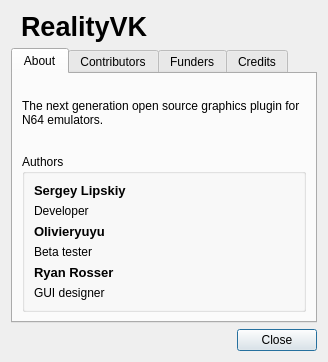
<?xml version="1.0" encoding="UTF-8"?>
<ui version="4.0">
 <class>AboutDialog</class>
 <widget class="QDialog" name="AboutDialog">
  <property name="windowModality">
   <enum>Qt::WindowModal</enum>
  </property>
  <property name="geometry">
   <rect>
    <x>0</x>
    <y>0</y>
    <width>339</width>
    <height>378</height>
   </rect>
  </property>
  <property name="windowTitle">
   <string>About RealityVK</string>
  </property>
  <property name="windowIcon">
   <iconset resource="icon.qrc">
    <normaloff>:/Icon.ico</normaloff>:/Icon.ico</iconset>
  </property>
  <property name="modal">
   <bool>true</bool>
  </property>
  <layout class="QVBoxLayout" name="verticalLayout_3">
   <property name="sizeConstraint">
    <enum>QLayout::SetFixedSize</enum>
   </property>
   <item>
    <layout class="QHBoxLayout" name="horizontalLayout_3">
     <property name="spacing">
      <number>10</number>
     </property>
     <item>
      <widget class="QLabel" name="label_2">
       <property name="sizePolicy">
        <sizepolicy hsizetype="Fixed" vsizetype="Preferred">
         <horstretch>0</horstretch>
         <verstretch>0</verstretch>
        </sizepolicy>
       </property>
       <property name="text">
        <string notr="true">&lt;html&gt;&lt;head/&gt;&lt;body&gt;&lt;p&gt;&lt;img width=&quot;48&quot; height=&quot;48&quot; src=&quot;:/Icon.ico&quot;/&gt;&lt;/p&gt;&lt;/body&gt;&lt;/html&gt;</string>
       </property>
      </widget>
     </item>
     <item>
      <widget class="QLabel" name="label_4">
       <property name="font">
        <font>
         <pointsize>20</pointsize>
         <weight>75</weight>
         <bold>true</bold>
        </font>
       </property>
       <property name="text">
        <string notr="true">RealityVK</string>
       </property>
      </widget>
     </item>
    </layout>
   </item>
   <item>
    <widget class="QTabWidget" name="tabWidget">
     <property name="minimumSize">
      <size>
       <width>0</width>
       <height>275</height>
      </size>
     </property>
     <property name="maximumSize">
      <size>
       <width>16777215</width>
       <height>275</height>
      </size>
     </property>
     <widget class="QWidget" name="tab">
      <attribute name="title">
       <string>About</string>
      </attribute>
      <layout class="QVBoxLayout" name="verticalLayout_4">
       <property name="spacing">
        <number>12</number>
       </property>
       <item>
        <spacer name="verticalSpacer_4">
         <property name="orientation">
          <enum>Qt::Vertical</enum>
         </property>
         <property name="sizeHint" stdset="0">
          <size>
           <width>0</width>
           <height>0</height>
          </size>
         </property>
        </spacer>
       </item>
       <item>
        <widget class="QLabel" name="label_5">
         <property name="text">
          <string>The next generation open source graphics plugin for N64 emulators.</string>
         </property>
         <property name="wordWrap">
          <bool>true</bool>
         </property>
        </widget>
       </item>
       <item>
        <spacer name="verticalSpacer_3">
         <property name="orientation">
          <enum>Qt::Vertical</enum>
         </property>
         <property name="sizeHint" stdset="0">
          <size>
           <width>0</width>
           <height>0</height>
          </size>
         </property>
        </spacer>
       </item>
       <item>
        <widget class="QGroupBox" name="groupBox">
         <property name="title">
          <string>Authors</string>
         </property>
         <layout class="QVBoxLayout" name="verticalLayout_9">
          <item>
           <widget class="QLabel" name="label_3">
            <property name="font">
             <font>
              <pointsize>10</pointsize>
              <weight>75</weight>
              <bold>true</bold>
             </font>
            </property>
            <property name="text">
             <string notr="true">Sergey Lipskiy</string>
            </property>
           </widget>
          </item>
          <item>
           <widget class="QLabel" name="label_19">
            <property name="text">
             <string>Developer</string>
            </property>
            <property name="wordWrap">
             <bool>true</bool>
            </property>
           </widget>
          </item>
          <item>
           <widget class="QLabel" name="label">
            <property name="font">
             <font>
              <pointsize>10</pointsize>
              <weight>75</weight>
              <bold>true</bold>
             </font>
            </property>
            <property name="text">
             <string notr="true">Olivieryuyu</string>
            </property>
           </widget>
          </item>
          <item>
           <widget class="QLabel" name="label_21">
            <property name="text">
             <string>Beta tester</string>
            </property>
            <property name="wordWrap">
             <bool>true</bool>
            </property>
           </widget>
          </item>
          <item>
           <widget class="QLabel" name="label_13">
            <property name="font">
             <font>
              <pointsize>10</pointsize>
              <weight>75</weight>
              <bold>true</bold>
             </font>
            </property>
            <property name="text">
             <string notr="true">Ryan Rosser</string>
            </property>
           </widget>
          </item>
          <item>
           <widget class="QLabel" name="label_15">
            <property name="text">
             <string>GUI designer</string>
            </property>
            <property name="wordWrap">
             <bool>true</bool>
            </property>
           </widget>
          </item>
         </layout>
        </widget>
       </item>
      </layout>
     </widget>
     <widget class="QWidget" name="tab_3">
      <attribute name="title">
       <string>Contributors</string>
      </attribute>
      <layout class="QVBoxLayout" name="verticalLayout_5">
       <item>
        <widget class="QScrollArea" name="scrollArea_2">
         <property name="widgetResizable">
          <bool>true</bool>
         </property>
         <widget class="QWidget" name="scrollAreaWidgetContents_2">
          <property name="geometry">
           <rect>
            <x>0</x>
            <y>0</y>
            <width>278</width>
            <height>356</height>
           </rect>
          </property>
          <layout class="QVBoxLayout" name="verticalLayout">
           <item>
            <widget class="QLabel" name="label_17">
             <property name="text">
              <string notr="true">&lt;html&gt;&lt;head/&gt;&lt;body&gt;&lt;p&gt;Logan McNaughton&lt;/p&gt;&lt;p&gt;Francisco Zurita&lt;/p&gt;&lt;p&gt;gizmo98&lt;/p&gt;&lt;p&gt;purplemarshmallow&lt;/p&gt;&lt;p&gt;zilmar&lt;/p&gt;&lt;p&gt;matthewharvey&lt;/p&gt;&lt;p&gt;lioncash&lt;/p&gt;&lt;p&gt;Predator82Germany&lt;/p&gt;&lt;p&gt;AmbientMalice&lt;/p&gt;&lt;p&gt;baptiste0602&lt;/p&gt;&lt;p&gt;Gilles Siberlin&lt;/p&gt;&lt;p&gt;Daniel Eck&lt;/p&gt;&lt;p&gt;Víctor &amp;quot;IlDucci&amp;quot;&lt;/p&gt;&lt;p&gt;orbea&lt;/p&gt;&lt;p&gt;BenjaminSiskoo&lt;/p&gt;&lt;p&gt;ptitSeb&lt;/p&gt;&lt;p&gt;Kimberly J. Ortega&lt;/p&gt;&lt;p&gt;Maxime Morel&lt;/p&gt;&lt;p&gt;tony971&lt;/p&gt;&lt;p&gt;SigmaVirus&lt;/p&gt;&lt;p&gt;Jools Wills&lt;/p&gt;&lt;p&gt;Nekokabu&lt;/p&gt;&lt;p&gt;nicklauslittle&lt;/p&gt;&lt;p&gt;Nebuleon&lt;/p&gt;&lt;p&gt;sergiobenrocha2&lt;/p&gt;&lt;p&gt;Michał Durak&lt;/p&gt;&lt;p&gt;Mushman&lt;/p&gt;&lt;/body&gt;&lt;/html&gt;</string>
             </property>
            </widget>
           </item>
          </layout>
         </widget>
        </widget>
       </item>
      </layout>
     </widget>
     <widget class="QWidget" name="tab_2">
      <attribute name="title">
       <string>Funders</string>
      </attribute>
      <layout class="QHBoxLayout" name="horizontalLayout_4">
       <property name="spacing">
        <number>18</number>
       </property>
       <item>
        <layout class="QVBoxLayout" name="verticalLayout_6">
         <item>
          <widget class="QLabel" name="label_9">
           <property name="sizePolicy">
            <sizepolicy hsizetype="Minimum" vsizetype="Preferred">
             <horstretch>0</horstretch>
             <verstretch>0</verstretch>
            </sizepolicy>
           </property>
           <property name="font">
            <font>
             <pointsize>10</pointsize>
             <weight>75</weight>
             <bold>true</bold>
            </font>
           </property>
           <property name="text">
            <string notr="true">zolcos
Mush Man
nesplayer4life
neko9876
AnthonyHeathcoat
daman6009
Paul Lamb
zilmar</string>
           </property>
          </widget>
         </item>
         <item>
          <spacer name="verticalSpacer_2">
           <property name="orientation">
            <enum>Qt::Vertical</enum>
           </property>
           <property name="sizeHint" stdset="0">
            <size>
             <width>0</width>
             <height>0</height>
            </size>
           </property>
          </spacer>
         </item>
        </layout>
       </item>
       <item>
        <widget class="QScrollArea" name="scrollArea">
         <property name="widgetResizable">
          <bool>false</bool>
         </property>
         <widget class="QWidget" name="scrollAreaWidgetContents">
          <property name="geometry">
           <rect>
            <x>0</x>
            <y>0</y>
            <width>147</width>
            <height>1649</height>
           </rect>
          </property>
          <layout class="QVBoxLayout" name="verticalLayout_8">
           <item>
            <widget class="QLabel" name="label_23">
             <property name="text">
              <string notr="true">Ryan Rosser
Amadeus Sterl
Narann
camara_luiz
weinerschnitzel
microdev
Thomas Ginelli
ace977
patryk.szalanski
Detomine
itasovski
keithclark1985
josephrmoore
fckyourlies
dougforr
camdenfurse
grandslam810
rictic
Fred Lambes
David Vercruyssen
danielgormly
lukecool
rhilsky
phillipstuerzl
killjoy1337
ratop46
william.a.moore
RSP16
kzidek127
Dan Holberg
178amm
peterchrjoergensen
hill_jm
petercullenbryan
Christopher M Rock
Kenny.R.Mitchell
Kevin Grasso
mtgyure
Anthony Heathcoat
Liam Burns
Steven Impson
Gwyn.Whieldon
hipnotoad
shmuklidooha
bcanard123
Ben Slater
Mike Nagy
littlegreendude55
Jay Loring
Damion D
heranbago
baptiste.guilbert
shadowpower69
j.mcguirk72
Peter Greenwood
fla56
Sergio
theboy_181
Jindo Fox
s1n.pcc
rafaelvasco
copileo
hugues.fabien
seanmcm157
David Morris
Jason Lightner
olivier_crepin77
Paul Lamb
thegump2.0
Bates
cdoublejj
buddybenj
don.carmical
kyussgreen
info1092
YQ
Allan Nordhøy
christian010
creuseur2patateradio
chrisbevanlee
theschklingen
Thomas Lindstrøm
Djipi
Dartus
Oscar Abraham
nwstrathdee
will7046
Richard42
V1del
AnthonyBentley
buddybenj
nickshooter251
sicurella12
jcspringer
Gru So
Vinícius dos Santos Oliveira
Jimmy Haugh
Malcolm
Alex Strange
Espen Jensen
m.johnsondelta
alexzandar.toxic2
Ben Slater
WC-Predator
Mush Man
Ben Slater
aznlucidx
Nathan Dick
paulanocom
Ryan Rosser
nekow42
mgos1
ian.macdonald996
itasovski
vikingpower1
DukeX007X
palaciosgabriel
Franz-Josef Haider
e-male
aweath
famicom4
Keith_at_UMR
sweatypickle
jeremydmiller</string>
             </property>
            </widget>
           </item>
           <item>
            <widget class="QLabel" name="label_24">
             <property name="text">
              <string extracomment="Refers to more funders">... and more</string>
             </property>
            </widget>
           </item>
          </layout>
         </widget>
        </widget>
       </item>
      </layout>
     </widget>
     <widget class="QWidget" name="tab_4">
      <attribute name="title">
       <string>Credits</string>
      </attribute>
      <layout class="QVBoxLayout" name="verticalLayout_2">
       <item>
        <widget class="QLabel" name="label_14">
         <property name="font">
          <font>
           <pointsize>10</pointsize>
           <weight>75</weight>
           <bold>true</bold>
          </font>
         </property>
         <property name="text">
          <string notr="true">Orkin</string>
         </property>
        </widget>
       </item>
       <item>
        <widget class="QLabel" name="label_27">
         <property name="text">
          <string>Author of the original glN64 graphics plugin</string>
         </property>
         <property name="wordWrap">
          <bool>true</bool>
         </property>
        </widget>
       </item>
       <item>
        <widget class="QLabel" name="label_16">
         <property name="font">
          <font>
           <pointsize>10</pointsize>
           <weight>75</weight>
           <bold>true</bold>
          </font>
         </property>
         <property name="text">
          <string notr="true">yongzh</string>
         </property>
        </widget>
       </item>
       <item>
        <widget class="QLabel" name="label_28">
         <property name="text">
          <string>Author of gles2n64, a port of glN64 to GL ES 2.0</string>
         </property>
         <property name="wordWrap">
          <bool>true</bool>
         </property>
        </widget>
       </item>
       <item>
        <widget class="QLabel" name="label_18">
         <property name="font">
          <font>
           <pointsize>10</pointsize>
           <weight>75</weight>
           <bold>true</bold>
          </font>
         </property>
         <property name="text">
          <string notr="true">Hiroshi Morii</string>
         </property>
        </widget>
       </item>
       <item>
        <widget class="QLabel" name="label_25">
         <property name="text">
          <string>Author of the GlideHQ texture library</string>
         </property>
         <property name="wordWrap">
          <bool>true</bool>
         </property>
        </widget>
       </item>
       <item>
        <widget class="QLabel" name="label_20">
         <property name="font">
          <font>
           <pointsize>10</pointsize>
           <weight>75</weight>
           <bold>true</bold>
          </font>
         </property>
         <property name="text">
          <string notr="true">ziggy</string>
         </property>
        </widget>
       </item>
       <item>
        <widget class="QLabel" name="label_29">
         <property name="text">
          <string>Author of z64, an N64 LLE plugin</string>
         </property>
         <property name="wordWrap">
          <bool>true</bool>
         </property>
        </widget>
       </item>
       <item>
        <spacer name="verticalSpacer">
         <property name="orientation">
          <enum>Qt::Vertical</enum>
         </property>
         <property name="sizeHint" stdset="0">
          <size>
           <width>0</width>
           <height>0</height>
          </size>
         </property>
        </spacer>
       </item>
      </layout>
     </widget>
    </widget>
   </item>
   <item>
    <widget class="QDialogButtonBox" name="buttonBox">
     <property name="orientation">
      <enum>Qt::Horizontal</enum>
     </property>
     <property name="standardButtons">
      <set>QDialogButtonBox::Close</set>
     </property>
    </widget>
   </item>
  </layout>
 </widget>
 <resources>
  <include location="icon.qrc"/>
 </resources>
 <connections>
  <connection>
   <sender>buttonBox</sender>
   <signal>accepted()</signal>
   <receiver>AboutDialog</receiver>
   <slot>accept()</slot>
   <hints>
    <hint type="sourcelabel">
     <x>257</x>
     <y>414</y>
    </hint>
    <hint type="destinationlabel">
     <x>157</x>
     <y>274</y>
    </hint>
   </hints>
  </connection>
  <connection>
   <sender>buttonBox</sender>
   <signal>rejected()</signal>
   <receiver>AboutDialog</receiver>
   <slot>reject()</slot>
   <hints>
    <hint type="sourcelabel">
     <x>325</x>
     <y>414</y>
    </hint>
    <hint type="destinationlabel">
     <x>286</x>
     <y>274</y>
    </hint>
   </hints>
  </connection>
 </connections>
</ui>
